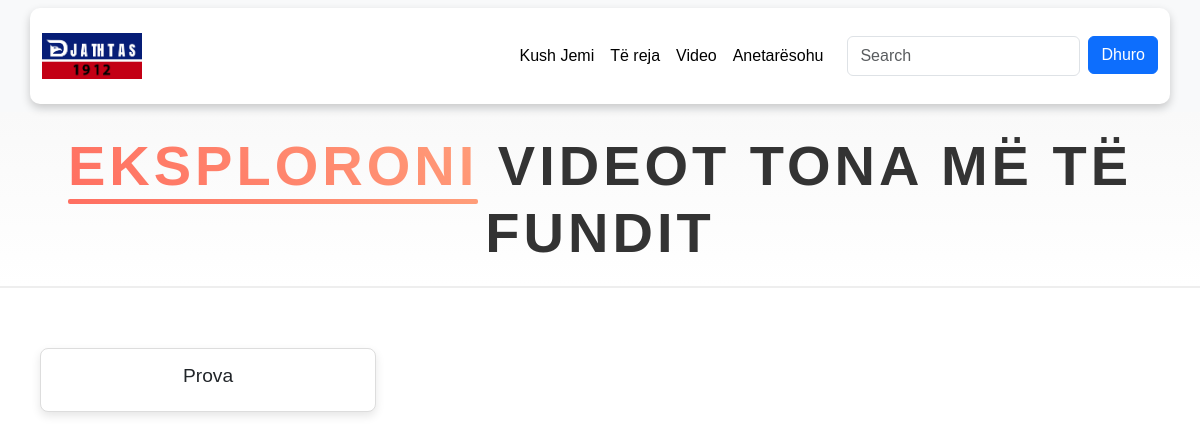
The app's page /video/, older data.
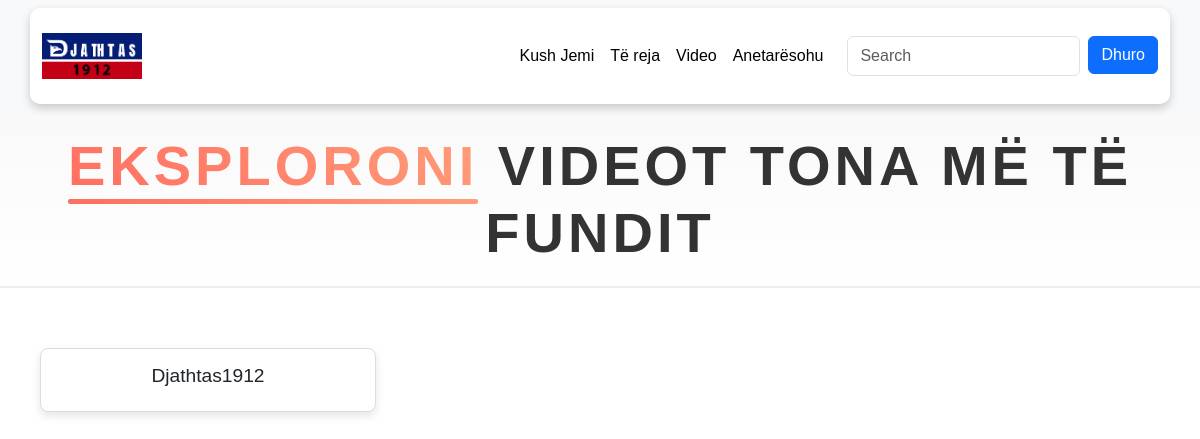
The same page, newer data.
### djathtasApp/models.py (models this page shows, shortened)
class Video(models.Model):
    name = models.CharField(max_length=50)
    url = EmbedVideoField( blank=True,null=True)
    published_at = models.DateTimeField(default=timezone.now)
    class Meta:
        ordering = ['-published_at']

### djathtasApp/views.py (the view)
# urls.py: path("video/",views.video,name="video"),
def video(request):
    video_upload = Video.objects.all()
    context = {"video_upload": video_upload}
    return render(request, "video.html", context)

### djathtasApp/templates/video.html (shortened to what this page needs)
<!DOCTYPE html>
{% extends "base/index.html" %}
{% load static %}
{% load embed_video_tags %}
{% block content %}
<div class="title-section">
    <h1 class="page-title">
        <span class="text-highlight">Eksploroni </span> videot tona më të fundit
    </h1>
</div>
<div class="video-section">
    <div class="video-container">
        {% for video in video_upload %}
            <div class="video-card">
                <h3>{{ video.name }}</h3>
            </div>
        {% endfor %}
    </div>
</div>
{% endblock %}

Row changes from the older to the newer data that the page shows:
removed Video: name "Prova"
added Video: name "Djathtas1912"
